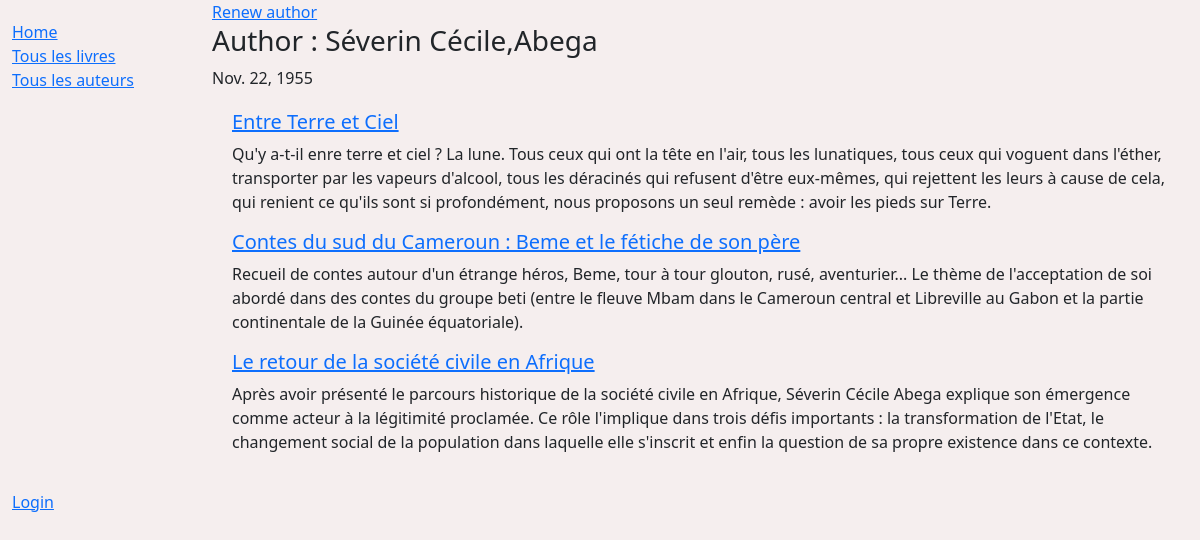
The page /catalog/author/9 on the database its author committed.
### catalog/models.py (models this page shows, shortened)
class Author(models.Model):
    first_name= models.CharField(max_length=100)
    last_name= models.CharField(max_length=100)
    date_of_birth= models.DateField(null=True,blank=True)
    date_of_death= models.DateField('died',null=True,blank=True)
    class Meta:
        ordering =['last_name','first_name']

class Book(models.Model):
    title =models.CharField(max_length=200)
    author = models.ForeignKey('Author',on_delete=models.SET_NULL,null=True)
    summary = models.TextField(max_length=1000,help_text='Enter a brief description of the book')
    isbn = models.CharField('ISBN',max_length=13,help_text='13 Character <a href="https://www.isbn-international.org/content/what-isbn">ISBN number</a>')
    genre =models.ManyToManyField(Genre,help_text='Select a genre for this book')
    language =models.ForeignKey("Language",on_delete=models.SET_NULL,null=True)
    def get_absolute_url(self):
        return reverse('book-detail',args=[str(self.id)])
    def display_genre(self):
        return ', '.join(genre.name for genre in self.genre.all()[:3])
    display_genre.short_description ='Genre'

### catalog/views.py (the view)
# urls.py: path('author/<int:pk>',views.AuthorDetailView.as_view(),name='author-detail'),
class AuthorDetailView(generic.DetailView):
    model = Author

### catalog/templates/catalog/author_detail.html (shortened to what this page needs)
{% extends "generic_base.html" %}
{% block content %}
    <a href="{%url 'author-update' author.pk %}">Renew author<a>
    <h3>Author : {{author.first_name}},{{author.last_name}}</h3>
    <p> {{author.date_of_birth}}</p>
    <div style="margin-left: 20px;margin-top: 20px;">
        {% for book in author.book_set.all%}
            <h5><a href="{{book.get_absolute_url}}">{{book.title}}</a></h5>
            <p> {{book.summary}}</p>
        {%endfor%}
    </div>
{% endblock%}

### catalog/static/css/styles.css (style rules this page uses)
body { background-color: rgb(245, 238, 238); }

### rows shown on the page
Author: first_name "Séverin Cécile", last_name "Abega", date_of_birth "Nov. 22, 1955"
Book: title "Entre Terre et Ciel", summary "Qu'y a-t-il enre terre et ciel ? La lune. Tous ceux qui ont la tête en l'air, tous les lunatiques, tous ceux qui voguent dans l'éther, transporter par les vapeurs d'alcool, tous les déracinés qui refusent d'être eux-mêmes, qui rejettent les leurs à cause de cela, qui renient ce qu'ils sont si profondément, nous proposons un seul remède : avoir les pieds sur Terre."
Book: title "Contes du sud du Cameroun : Beme et le fétiche de son père", summary "Recueil de contes autour d'un étrange héros, Beme, tour à tour glouton, rusé, aventurier... Le thème de l'acceptation de soi abordé dans des contes du groupe beti (entre le fleuve Mbam dans le Cameroun central et Libreville au Gabon et la partie continentale de la Guinée équatoriale)."
Book: title "Le retour de la société civile en Afrique", summary "Après avoir présenté le parcours historique de la société civile en Afrique, Séverin Cécile Abega explique son émergence comme acteur à la légitimité proclamée. Ce rôle l'implique dans trois défis importants : la transformation de l'Etat, le changement social de la population dans laquelle elle s'inscrit et enfin la question de sa propre existence dans ce contexte."
